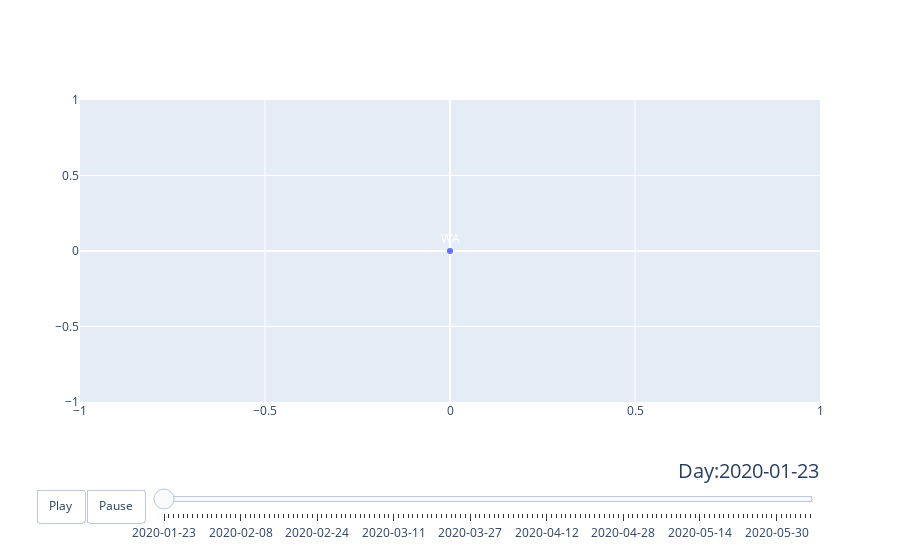

Notebook code cell kept with this figure:
### Code cell
heatmap.Animate.fig.show()

### Figure 1 — Plotly figure (JSON) as saved in the notebook; plotly's stock layout.template omitted (floating-point values rounded to 4 significant figures)
{"data": [{"mode": "markers+text", "showlegend": false, "text": ["WA"], "textfont": {"color": "white"}, "textposition": "top center", "type": "scatter", "x": [0], "y": [0]}], "layout": {"sliders": [{"active": 0, "currentvalue": {"font": {"size": 20}, "prefix": "Day:", "visible": true, "xanchor": "right"}, "len": 0.9, "pad": {"b": 10, "t": 50}, "steps": [{"args": [["2020-01-23"], {"frame": {"duration": 300, "redraw": true}, "mode": "immediate", "transition": {"duration": 100}}], "label": "2020-01-23", "method": "animate"}, {"args": [["2020-01-24"], {"frame": {"duration": 300, "redraw": true}, "mode": "immediate", "transition": {"duration": 100}}], "label": "2020-01-24", "method": "animate"}, {"args": [["2020-01-25"], {"frame": {"duration": 300, "redraw": true}, "mode": "immediate", "transition": {"duration": 100}}], "label": "2020-01-25", "method": "animate"}, {"args": [["2020-01-26"], {"frame": {"duration": 300, "redraw": true}, "mode": "immediate", "transition": {"duration": 100}}], "label": "2020-01-26", "method": "animate"}, {"args": [["2020-01-27"], {"frame": {"duration": 300, "redraw": true}, "mode": "immediate", "transition": {"duration": 100}}], "label": "2020-01-27", "method": "animate"}, {"args": [["2020-01-28"], {"frame": {"duration": 300, "redraw": true}, "mode": "immediate", "transition": {"duration": 100}}], "label": "2020-01-28", "method": "animate"}, {"args": [["2020-01-29"], {"frame": {"duration": 300, "redraw": true}, "mode": "immediate", "transition": {"duration": 100}}], "label": "2020-01-29", "method": "animate"}, {"args": [["2020-01-30"], {"frame": {"duration": 300, "redraw": true}, "mode": "immediate", "transition": {"duration": 100}}], "label": "2020-01-30", "method": "animate"}, {"args": [["2020-01-31"], {"frame": {"duration": 300, "redraw": true}, "mode": "immediate", "transition": {"duration": 100}}], "label": "2020-01-31", "method": "animate"}, {"args": [["2020-02-01"], {"frame": {"duration": 300, "redraw": true}, "mode": "immediate", "transition": {"duration": 100}}], "label": "2020-02-01", "method": "animate"}, {"args": [["2020-02-02"], {"frame": {"duration": 300, "redraw": true}, "mode": "immediate", "transition": {"duration": 100}}], "label": "2020-02-02", "method": "animate"}, {"args": [["2020-02-03"], {"frame": {"duration": 300, "redraw": true}, "mode": "immediate", "transition": {"duration": 100}}], "label": "2020-02-03", "method": "animate"}, {"args": [["2020-02-04"], {"frame": {"duration": 300, "redraw": true}, "mode": "immediate", "transition": {"duration": 100}}], "label": "2020-02-04", "method": "animate"}, {"args": [["2020-02-05"], {"frame": {"duration": 300, "redraw": true}, "mode": "immediate", "transition": {"duration": 100}}], "label": "2020-02-05", "method": "animate"}, {"args": [["2020-02-06"], {"frame": {"duration": 300, "redraw": true}, "mode": "immediate", "transition": {"duration": 100}}], "label": "2020-02-06", "method": "animate"}, {"args": [["2020-02-07"], {"frame": {"duration": 300, "redraw": true}, "mode": "immediate", "transition": {"duration": 100}}], "label": "2020-02-07", "method": "animate"}, {"args": [["2020-02-08"], {"frame": {"duration": 300, "redraw": true}, "mode": "immediate", "transition": {"duration": 100}}], "label": "2020-02-08", "method": "animate"}, {"args": [["2020-02-09"], {"frame": {"duration": 300, "redraw": true}, "mode": "immediate", "transition": {"duration": 100}}], "label": "2020-02-09", "method": "animate"}, {"args": [["2020-02-10"], {"frame": {"duration": 300, "redraw": true}, "mode": "immediate", "transition": {"duration": 100}}], "label": "2020-02-10", "method": "animate"}, {"args": [["2020-02-11"], {"frame": {"duration": 300, "redraw": true}, "mode": "immediate", "transition": {"duration": 100}}], "label": "2020-02-11", "method": "animate"}, {"args": [["2020-02-12"], {"frame": {"duration": 300, "redraw": true}, "mode": "immediate", "transition": {"duration": 100}}], "label": "2020-02-12", "method": "animate"}, {"args": [["2020-02-13"], {"frame": {"duration": 300, "redraw": true}, "mode": "immediate", "transition": {"duration": 100}}], "label": "2020-02-13", "method": "animate"}, {"args": [["2020-02-14"], {"frame": {"duration": 300, "redraw": true}, "mode": "immediate", "transition": {"duration": 100}}], "label": "2020-02-14", "method": "animate"}, {"args": [["2020-02-15"], {"frame": {"duration": 300, "redraw": true}, "mode": "immediate", "transition": {"duration": 100}}], "label": "2020-02-15", "method": "animate"}, {"args": [["2020-02-16"], {"frame": {"duration": 300, "redraw": true}, "mode": "immediate", "transition": {"duration": 100}}], "label": "2020-02-16", "method": "animate"}, {"args": [["2020-02-17"], {"frame": {"duration": 300, "redraw": true}, "mode": "immediate", "transition": {"duration": 100}}], "label": "2020-02-17", "method": "animate"}, {"args": [["2020-02-18"], {"frame": {"duration": 300, "redraw": true}, "mode": "immediate", "transition": {"duration": 100}}], "label": "2020-02-18", "method": "animate"}, {"args": [["2020-02-19"], {"frame": {"duration": 300, "redraw": true}, "mode": "immediate", "transition": {"duration": 100}}], "label": "2020-02-19", "method": "animate"}, {"args": [["2020-02-20"], {"frame": {"duration": 300, "redraw": true}, "mode": "immediate", "transition": {"duration": 100}}], "label": "2020-02-20", "method": "animate"}, {"args": [["2020-02-21"], {"frame": {"duration": 300, "redraw": true}, "mode": "immediate", "transition": {"duration": 100}}], "label": "2020-02-21", "method": "animate"}, {"args": [["2020-02-22"], {"frame": {"duration": 300, "redraw": true}, "mode": "immediate", "transition": {"duration": 100}}], "label": "2020-02-22", "method": "animate"}, {"args": [["2020-02-23"], {"frame": {"duration": 300, "redraw": true}, "mode": "immediate", "transition": {"duration": 100}}], "label": "2020-02-23", "method": "animate"}, {"args": [["2020-02-24"], {"frame": {"duration": 300, "redraw": true}, "mode": "immediate", "transition": {"duration": 100}}], "label": "2020-02-24", "method": "animate"}, {"args": [["2020-02-25"], {"frame": {"duration": 300, "redraw": true}, "mode": "immediate", "transition": {"duration": 100}}], "label": "2020-02-25", "method": "animate"}, {"args": [["2020-02-26"], {"frame": {"duration": 300, "redraw": true}, "mode": "immediate", "transition": {"duration": 100}}], "label": "2020-02-26", "method": "animate"}, {"args": [["2020-02-27"], {"frame": {"duration": 300, "redraw": true}, "mode": "immediate", "transition": {"duration": 100}}], "label": "2020-02-27", "method": "animate"}, {"args": [["2020-02-28"], {"frame": {"duration": 300, "redraw": true}, "mode": "immediate", "transition": {"duration": 100}}], "label": "2020-02-28", "method": "animate"}, {"args": [["2020-02-29"], {"frame": {"duration": 300, "redraw": true}, "mode": "immediate", "transition": {"duration": 100}}], "label": "2020-02-29", "method": "animate"}, {"args": [["2020-03-01"], {"frame": {"duration": 300, "redraw": true}, "mode": "immediate", "transition": {"duration": 100}}], "label": "2020-03-01", "method": "animate"}, {"args": [["2020-03-02"], {"frame": {"duration": 300, "redraw": true}, "mode": "immediate", "transition": {"duration": 100}}], "label": "2020-03-02", "method": "animate"}, {"args": [["2020-03-03"], {"frame": {"duration": 300, "redraw": true}, "mode": "immediate", "transition": {"duration": 100}}], "label": "2020-03-03", "method": "animate"}, {"args": [["2020-03-04"], {"frame": {"duration": 300, "redraw": true}, "mode": "immediate", "transition": {"duration": 100}}], "label": "2020-03-04", "method": "animate"}, {"args": [["2020-03-05"], {"frame": {"duration": 300, "redraw": true}, "mode": "immediate", "transition": {"duration": 100}}], "label": "2020-03-05", "method": "animate"}, {"args": [["2020-03-06"], {"frame": {"duration": 300, "redraw": true}, "mode": "immediate", "transition": {"duration": 100}}], "label": "2020-03-06", "method": "animate"}, {"args": [["2020-03-07"], {"frame": {"duration": 300, "redraw": true}, "mode": "immediate", "transition": {"duration": 100}}], "label": "2020-03-07", "method": "animate"}, {"args": [["2020-03-08"], {"frame": {"duration": 300, "redraw": true}, "mode": "immediate", "transition": {"duration": 100}}], "label": "2020-03-08", "method": "animate"}, {"args": [["2020-03-09"], {"frame": {"duration": 300, "redraw": true}, "mode": "immediate", "transition": {"duration": 100}}], "label": "2020-03-09", "method": "animate"}, {"args": [["2020-03-10"], {"frame": {"duration": 300, "redraw": true}, "mode": "immediate", "transition": {"duration": 100}}], "label": "2020-03-10", "method": "animate"}, {"args": [["2020-03-11"], {"frame": {"duration": 300, "redraw": true}, "mode": "immediate", "transition": {"duration": 100}}], "label": "2020-03-11", "method": "animate"}, {"args": [["2020-03-12"], {"frame": {"duration": 300, "redraw": true}, "mode": "immediate", "transition": {"duration": 100}}], "label": "2020-03-12", "method": "animate"}, {"args": [["2020-03-13"], {"frame": {"duration": 300, "redraw": true}, "mode": "immediate", "transition": {"duration": 100}}], "label": "2020-03-13", "method": "animate"}, {"args": [["2020-03-14"], {"frame": {"duration": 300, "redraw": true}, "mode": "immediate", "transition": {"duration": 100}}], "label": "2020-03-14", "method": "animate"}, {"args": [["2020-03-15"], {"frame": {"duration": 300, "redraw": true}, "mode": "immediate", "transition": {"duration": 100}}], "label": "2020-03-15", "method": "animate"}, {"args": [["2020-03-16"], {"frame": {"duration": 300, "redraw": true}, "mode": "immediate", "transition": {"duration": 100}}], "label": "2020-03-16", "method": "animate"}, {"args": [["2020-03-17"], {"frame": {"duration": 300, "redraw": true}, "mode": "immediate", "transition": {"duration": 100}}], "label": "2020-03-17", "method": "animate"}, {"args": [["2020-03-18"], {"frame": {"duration": 300, "redraw": true}, "mode": "immediate", "transition": {"duration": 100}}], "label": "2020-03-18", "method": "animate"}, {"args": [["2020-03-19"], {"frame": {"duration": 300, "redraw": true}, "mode": "immediate", "transition": {"duration": 100}}], "label": "2020-03-19", "method": "animate"}, {"args": [["2020-03-20"], {"frame": {"duration": 300, "redraw": true}, "mode": "immediate", "transition": {"duration": 100}}], "label": "2020-03-20", "method": "animate"}, {"args": [["2020-03-21"], {"frame": {"duration": 300, "redraw": true}, "mode": "immediate", "transition": {"duration": 100}}], "label": "2020-03-21", "method": "animate"}, {"args": [["2020-03-22"], {"frame": {"duration": 300, "redraw": true}, "mode": "immediate", "transition": {"duration": 100}}], "label": "2020-03-22", "method": "animate"}, {"args": [["2020-03-23"], {"frame": {"duration": 300, "redraw": true}, "mode": "immediate", "transition": {"duration": 100}}], "label": "2020-03-23", "method": "animate"}, {"args": [["2020-03-24"], {"frame": {"duration": 300, "redraw": true}, "mode": "immediate", "transition": {"duration": 100}}], "label": "2020-03-24", "method": "animate"}, {"args": [["2020-03-25"], {"frame": {"duration": 300, "redraw": true}, "mode": "immediate", "transition": {"duration": 100}}], "label": "2020-03-25", "method": "animate"}, {"args": [["2020-03-26"], {"frame": {"duration": 300, "redraw": true}, "mode": "immediate", "transition": {"duration": 100}}], "label": "2020-03-26", "method": "animate"}, {"args": [["2020-03-27"], {"frame": {"duration": 300, "redraw": true}, "mode": "immediate", "transition": {"duration": 100}}], "label": "2020-03-27", "method": "animate"}, {"args": [["2020-03-28"], {"frame": {"duration": 300, "redraw": true}, "mode": "immediate", "transition": {"duration": 100}}], "label": "2020-03-28", "method": "animate"}, {"args": [["2020-03-29"], {"frame": {"duration": 300, "redraw": true}, "mode": "immediate", "transition": {"duration": 100}}], "label": "2020-03-29", "method": "animate"}, {"args": [["2020-03-30"], {"frame": {"duration": 300, "redraw": true}, "mode": "immediate", "transition": {"duration": 100}}], "label": "2020-03-30", "method": "animate"}, {"args": [["2020-03-31"], {"frame": {"duration": 300, "redraw": true}, "mode": "immediate", "transition": {"duration": 100}}], "label": "2020-03-31", "method": "animate"}, {"args": [["2020-04-01"], {"frame": {"duration": 300, "redraw": true}, "mode": "immediate", "transition": {"duration": 100}}], "label": "2020-04-01", "method": "animate"}, {"args": [["2020-04-02"], {"frame": {"duration": 300, "redraw": true}, "mode": "immediate", "transition": {"duration": 100}}], "label": "2020-04-02", "method": "animate"}, {"args": [["2020-04-03"], {"frame": {"duration": 300, "redraw": true}, "mode": "immediate", "transition": {"duration": 100}}], "label": "2020-04-03", "method": "animate"}, {"args": [["2020-04-04"], {"frame": {"duration": 300, "redraw": true}, "mode": "immediate", "transition": {"duration": 100}}], "label": "2020-04-04", "method": "animate"}, {"args": [["2020-04-05"], {"frame": {"duration": 300, "redraw": true}, "mode": "immediate", "transition": {"duration": 100}}], "label": "2020-04-05", "method": "animate"}, {"args": [["2020-04-06"], {"frame": {"duration": 300, "redraw": true}, "mode": "immediate", "transition": {"duration": 100}}], "label": "2020-04-06", "method": "animate"}, {"args": [["2020-04-07"], {"frame": {"duration": 300, "redraw": true}, "mode": "immediate", "transition": {"duration": 100}}], "label": "2020-04-07", "method": "animate"}, {"args": [["2020-04-08"], {"frame": {"duration": 300, "redraw": true}, "mode": "immediate", "transition": {"duration": 100}}], "label": "2020-04-08", "method": "animate"}, {"args": [["2020-04-09"], {"frame": {"duration": 300, "redraw": true}, "mode": "immediate", "transition": {"duration": 100}}], "label": "2020-04-09", "method": "animate"}, {"args": [["2020-04-10"], {"frame": {"duration": 300, "redraw": true}, "mode": "immediate", "transition": {"duration": 100}}], "label": "2020-04-10", "method": "animate"}, {"args": [["2020-04-11"], {"frame": {"duration": 300, "redraw": true}, "mode": "immediate", "transition": {"duration": 100}}], "label": "2020-04-11", "method": "animate"}, {"args": [["2020-04-12"], {"frame": {"duration": 300, "redraw": true}, "mode": "immediate", "transition": {"duration": 100}}], "label": "2020-04-12", "method": "animate"}, {"args": [["2020-04-13"], {"frame": {"duration": 300, "redraw": true}, "mode": "immediate", "transition": {"duration": 100}}], "label": "2020-04-13", "method": "animate"}, {"args": [["2020-04-14"], {"frame": {"duration": 300, "redraw": true}, "mode": "immediate", "transition": {"duration": 100}}], "label": "2020-04-14", "method": "animate"}, {"args": [["2020-04-15"], {"frame": {"duration": 300, "redraw": true}, "mode": "immediate", "transition": {"duration": 100}}], "label": "2020-04-15", "method": "animate"}, {"args": [["2020-04-16"], {"frame": {"duration": 300, "redraw": true}, "mode": "immediate", "transition": {"duration": 100}}], "label": "2020-04-16", "method": "animate"}, {"args": [["2020-04-17"], {"frame": {"duration": 300, "redraw": true}, "mode": "immediate", "transition": {"duration": 100}}], "label": "2020-04-17", "method": "animate"}, {"args": [["2020-04-18"], {"frame": {"duration": 300, "redraw": true}, "mode": "immediate", "transition": {"duration": 100}}], "label": "2020-04-18", "method": "animate"}, {"args": [["2020-04-19"], {"frame": {"duration": 300, "redraw": true}, "mode": "immediate", "transition": {"duration": 100}}], "label": "2020-04-19", "method": "animate"}, {"args": [["2020-04-20"], {"frame": {"duration": 300, "redraw": true}, "mode": "immediate", "transition": {"duration": 100}}], "label": "2020-04-20", "method": "animate"}, {"args": [["2020-04-21"], {"frame": {"duration": 300, "redraw": true}, "mode": "immediate", "transition": {"duration": 100}}], "label": "2020-04-21", "method": "animate"}, {"args": [["2020-04-22"], {"frame": {"duration": 300, "redraw": true}, "mode": "immediate", "transition": {"duration": 100}}], "label": "2020-04-22", "method": "animate"}, {"args": [["2020-04-23"], {"frame": {"duration": 300, "redraw": true}, "mode": "immediate", "transition": {"duration": 100}}], "label": "2020-04-23", "method": "animate"}, {"args": [["2020-04-24"], {"frame": {"duration": 300, "redraw": true}, "mode": "immediate", "transition": {"duration": 100}}], "label": "2020-04-24", "method": "animate"}, {"args": [["2020-04-25"], {"frame": {"duration": 300, "redraw": true}, "mode": "immediate", "transition": {"duration": 100}}], "label": "2020-04-25", "method": "animate"}, {"args": [["2020-04-26"], {"frame": {"duration": 300, "redraw": true}, "mode": "immediate", "transition": {"duration": 100}}], "label": "2020-04-26", "method": "animate"}, {"args": [["2020-04-27"], {"frame": {"duration": 300, "redraw": true}, "mode": "immediate", "transition": {"duration": 100}}], "label": "2020-04-27", "method": "animate"}, {"args": [["2020-04-28"], {"frame": {"duration": 300, "redraw": true}, "mode": "immediate", "transition": {"duration": 100}}], "label": "2020-04-28", "method": "animate"}, {"args": [["2020-04-29"], {"frame": {"duration": 300, "redraw": true}, "mode": "immediate", "transition": {"duration": 100}}], "label": "2020-04-29", "method": "animate"}, {"args": [["2020-04-30"], {"frame": {"duration": 300, "redraw": true}, "mode": "immediate", "transition": {"duration": 100}}], "label": "2020-04-30", "method": "animate"}, {"args": [["2020-05-01"], {"frame": {"duration": 300, "redraw": true}, "mode": "immediate", "transition": {"duration": 100}}], "label": "2020-05-01", "method": "animate"}, {"args": [["2020-05-02"], {"frame": {"duration": 300, "redraw": true}, "mode": "immediate", "transition": {"duration": 100}}], "label": "2020-05-02", "method": "animate"}, {"args": [["2020-05-03"], {"frame": {"duration": 300, "redraw": true}, "mode": "immediate", "transition": {"duration": 100}}], "label": "2020-05-03", "method": "animate"}, {"args": [["2020-05-04"], {"frame": {"duration": 300, "redraw": true}, "mode": "immediate", "transition": {"duration": 100}}], "label": "2020-05-04", "method": "animate"}, {"args": [["2020-05-05"], {"frame": {"duration": 300, "redraw": true}, "mode": "immediate", "transition": {"duration": 100}}], "label": "2020-05-05", "method": "animate"}, {"args": [["2020-05-06"], {"frame": {"duration": 300, "redraw": true}, "mode": "immediate", "transition": {"duration": 100}}], "label": "2020-05-06", "method": "animate"}, {"args": [["2020-05-07"], {"frame": {"duration": 300, "redraw": true}, "mode": "immediate", "transition": {"duration": 100}}], "label": "2020-05-07", "method": "animate"}, {"args": [["2020-05-08"], {"frame": {"duration": 300, "redraw": true}, "mode": "immediate", "transition": {"duration": 100}}], "label": "2020-05-08", "method": "animate"}, {"args": [["2020-05-09"], {"frame": {"duration": 300, "redraw": true}, "mode": "immediate", "transition": {"duration": 100}}], "label": "2020-05-09", "method": "animate"}, {"args": [["2020-05-10"], {"frame": {"duration": 300, "redraw": true}, "mode": "immediate", "transition": {"duration": 100}}], "label": "2020-05-10", "method": "animate"}, {"args": [["2020-05-11"], {"frame": {"duration": 300, "redraw": true}, "mode": "immediate", "transition": {"duration": 100}}], "label": "2020-05-11", "method": "animate"}, {"args": [["2020-05-12"], {"frame": {"duration": 300, "redraw": true}, "mode": "immediate", "transition": {"duration": 100}}], "label": "2020-05-12", "method": "animate"}, {"args": [["2020-05-13"], {"frame": {"duration": 300, "redraw": true}, "mode": "immediate", "transition": {"duration": 100}}], "label": "2020-05-13", "method": "animate"}, {"args": [["2020-05-14"], {"frame": {"duration": 300, "redraw": true}, "mode": "immediate", "transition": {"duration": 100}}], "label": "2020-05-14", "method": "animate"}, {"args": [["2020-05-15"], {"frame": {"duration": 300, "redraw": true}, "mode": "immediate", "transition": {"duration": 100}}], "label": "2020-05-15", "method": "animate"}, {"args": [["2020-05-16"], {"frame": {"duration": 300, "redraw": true}, "mode": "immediate", "transition": {"duration": 100}}], "label": "2020-05-16", "method": "animate"}, {"args": [["2020-05-17"], {"frame": {"duration": 300, "redraw": true}, "mode": "immediate", "transition": {"duration": 100}}], "label": "2020-05-17", "method": "animate"}, {"args": [["2020-05-18"], {"frame": {"duration": 300, "redraw": true}, "mode": "immediate", "transition": {"duration": 100}}], "label": "2020-05-18", "method": "animate"}, {"args": [["2020-05-19"], {"frame": {"duration": 300, "redraw": true}, "mode": "immediate", "transition": {"duration": 100}}], "label": "2020-05-19", "method": "animate"}, {"args": [["2020-05-20"], {"frame": {"duration": 300, "redraw": true}, "mode": "immediate", "transition": {"duration": 100}}], "label": "2020-05-20", "method": "animate"}, {"args": [["2020-05-21"], {"frame": {"duration": 300, "redraw": true}, "mode": "immediate", "transition": {"duration": 100}}], "label": "2020-05-21", "method": "animate"}, {"args": [["2020-05-22"], {"frame": {"duration": 300, "redraw": true}, "mode": "immediate", "transition": {"duration": 100}}], "label": "2020-05-22", "method": "animate"}, {"args": [["2020-05-23"], {"frame": {"duration": 300, "redraw": true}, "mode": "immediate", "transition": {"duration": 100}}], "label": "2020-05-23", "method": "animate"}, {"args": [["2020-05-24"], {"frame": {"duration": 300, "redraw": true}, "mode": "immediate", "transition": {"duration": 100}}], "label": "2020-05-24", "method": "animate"}, {"args": [["2020-05-25"], {"frame": {"duration": 300, "redraw": true}, "mode": "immediate", "transition": {"duration": 100}}], "label": "2020-05-25", "method": "animate"}, {"args": [["2020-05-26"], {"frame": {"duration": 300, "redraw": true}, "mode": "immediate", "transition": {"duration": 100}}], "label": "2020-05-26", "method": "animate"}, {"args": [["2020-05-27"], {"frame": {"duration": 300, "redraw": true}, "mode": "immediate", "transition": {"duration": 100}}], "label": "2020-05-27", "method": "animate"}, {"args": [["2020-05-28"], {"frame": {"duration": 300, "redraw": true}, "mode": "immediate", "transition": {"duration": 100}}], "label": "2020-05-28", "method": "animate"}, {"args": [["2020-05-29"], {"frame": {"duration": 300, "redraw": true}, "mode": "immediate", "transition": {"duration": 100}}], "label": "2020-05-29", "method": "animate"}, {"args": [["2020-05-30"], {"frame": {"duration": 300, "redraw": true}, "mode": "immediate", "transition": {"duration": 100}}], "label": "2020-05-30", "method": "animate"}, {"args": [["2020-05-31"], {"frame": {"duration": 300, "redraw": true}, "mode": "immediate", "transition": {"duration": 100}}], "label": "2020-05-31", "method": "animate"}, {"args": [["2020-06-01"], {"frame": {"duration": 300, "redraw": true}, "mode": "immediate", "transition": {"duration": 100}}], "label": "2020-06-01", "method": "animate"}, {"args": [["2020-06-02"], {"frame": {"duration": 300, "redraw": true}, "mode": "immediate", "transition": {"duration": 100}}], "label": "2020-06-02", "method": "animate"}, {"args": [["2020-06-03"], {"frame": {"duration": 300, "redraw": true}, "mode": "immediate", "transition": {"duration": 100}}], "label": "2020-06-03", "method": "animate"}, {"args": [["2020-06-04"], {"frame": {"duration": 300, "redraw": true}, "mode": "immediate", "transition": {"duration": 100}}], "label": "2020-06-04", "method": "animate"}, {"args": [["2020-06-05"], {"frame": {"duration": 300, "redraw": true}, "mode": "immediate", "transition": {"duration": 100}}], "label": "2020-06-05", "method": "animate"}, {"args": [["2020-06-06"], {"frame": {"duration": 300, "redraw": true}, "mode": "immediate", "transition": {"duration": 100}}], "label": "2020-06-06", "method": "animate"}], "transition": {"duration": 300, "easing": "cubic-in-out"}, "x": 0.1, "xanchor": "left", "y": 0, "yanchor": "top"}], "updatemenus": [{"buttons": [{"args": [null, {"frame": {"duration": 500, "redraw": true}, "fromcurrent": true, "transition": {"duration": 300, "easing": "quadratic-in-out"}}], "label": "Play", "method": "animate"}, {"args": [[null], {"frame": {"duration": 0, "redraw": true}, "mode": "immediate", "transition": {"duration": 0}}], "label": "Pause", "method": "animate"}], "direction": "left", "pad": {"r": 10, "t": 87}, "showactive": false, "type": "buttons", "x": 0.1, "xanchor": "right", "y": 0, "yanchor": "top"}]}}
